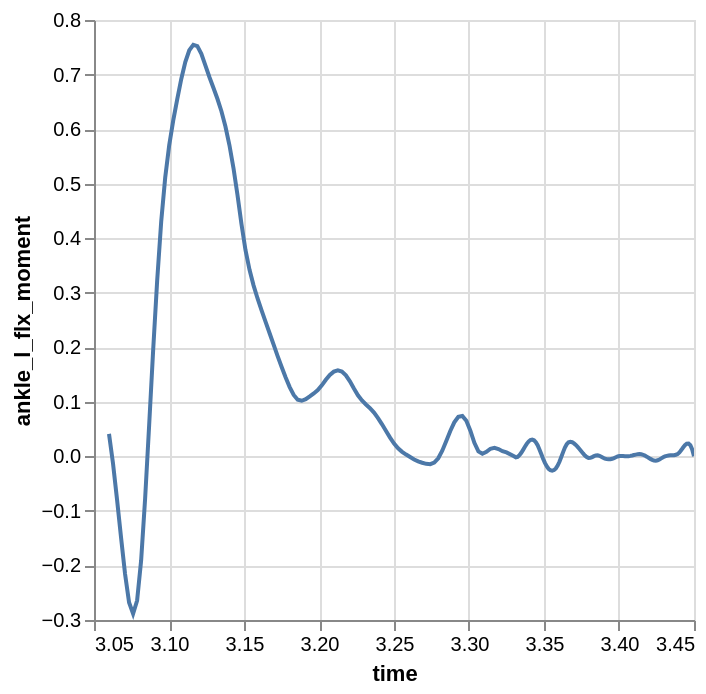

Notebook code for this chart:
### Code cell
## Spline dataframe to stance and swing for one side
from movedb.core import Trial
from movedb.file_io import sto_to_df
from scipy.interpolate import CubicSpline
import polars as pl
import numpy as np

trial = Trial.from_pkl('data/BAA/BAA01/Baseline/Walk05.pkl')

df, _ = sto_to_df('data/BAA/BAA01/Baseline/Walk05_id.sto')

phases = trial.get_stance_swing_phases(side='Left')
# Use the first phase for the splines
for i, phase in enumerate(phases):
    print(f"Phase {i}: {phase}")
phase = phases[0]
stance_phase = phase[:2]
swing_phase = phase[1:]
stance_times = [event.get_time(trial.points.rate) for event in stance_phase]
swing_times = [event.get_time(trial.points.rate) for event in swing_phase]

# Trim the dataframe to the stance and swing times
stance_df = df.filter(pl.col('time').is_between(stance_times[0], stance_times[-1]))
swing_df = df.filter(pl.col('time').is_between(swing_times[0], swing_times[-1]))

# Spline each to 100 points
num_points = 100
stance_times_np = stance_df['time'].to_numpy()
swing_times_np = swing_df['time'].to_numpy()
stance_times_spline = np.linspace(stance_times_np.min(), stance_times_np.max(), num_points)
swing_times_spline = np.linspace(swing_times_np.min(), swing_times_np.max(), num_points)

cs = CubicSpline(stance_times_np, stance_df.drop('time').to_numpy(), axis=0)
stance_spline = cs(stance_times_spline)
cs = CubicSpline(swing_times_np, swing_df.drop('time').to_numpy(), axis=0)
swing_spline = cs(swing_times_spline)

# Create a new dataframe with the splined data
stance_spline_df = pl.DataFrame({
    'time': stance_times_spline,
    **{f'{col}': stance_spline[:, i] for i, col in enumerate(stance_df.columns[1:])}
})
swing_spline_df = pl.DataFrame({
    'time': swing_times_spline,
    **{f'{col}': swing_spline[:, i] for i, col in enumerate(swing_df.columns[1:])}
})
# Concatenate the two dataframes vertically so that the time column is monotonically increasing
spline_df = pl.concat([stance_spline_df, swing_spline_df]).sort('time')

# Plot the splined data
spline_df.plot.line(x='time', y='ankle_l_flx_moment')

### Figure 1 — Vega-Lite specification as saved in the notebook (floating-point values rounded to 4 significant figures; data arrays with more than 128 entries replaced by an {"elided": "..."} marker saying what was removed)
{"config": {"view": {"continuousWidth": 300, "continuousHeight": 300}}, "data": {"name": "data-35ba35360a9cd866d9f2e0c58ed86a00"}, "mark": {"type": "line", "tooltip": true}, "encoding": {"x": {"field": "time", "type": "quantitative"}, "y": {"field": "ankle_l_flx_moment", "type": "quantitative"}}, "params": [{"name": "param_4", "select": {"type": "interval", "encodings": ["x", "y"]}, "bind": "scales"}], "$schema": "https://vega.github.io/schema/vega-lite/v5.20.1.json", "datasets": {"data-35ba35360a9cd866d9f2e0c58ed86a00": {"elided": "200 records"}}}
